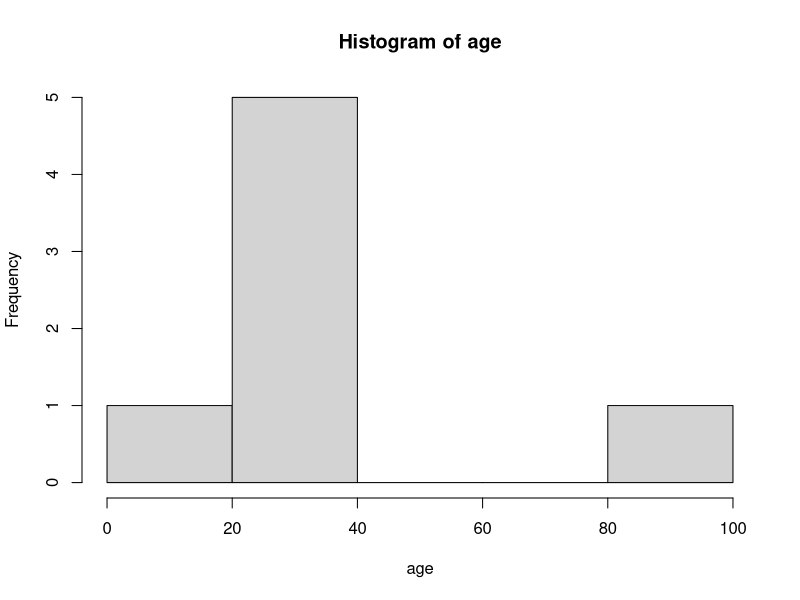

This figure's R source:
#Sample Code
alpha <- 0.05
age <- c(18,25,35,40,22,30,100)
hist(age)

#Save file
#Click git on the top right box
#Check off the files: N (new), M (modify), D(delete)
#Commit
#Commit comment
#Push --> Github folder with changes marked